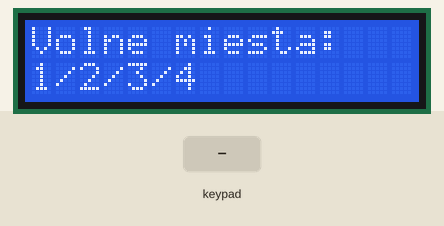
The program below on a simulated Arduino Mega 2560, built with avr-gcc and run on an emulated ATmega2560. Shown: 16×2 character LCD. The inputs (shaded band) are chosen by the test bench. Random numbers use the default seed unless the program sets one; EEPROM starts erased.

Above: at 1.3 s.
1.4 s: keypad keys 1 3 9 7 * pressed 0.4 s apart
At 2.8 s:
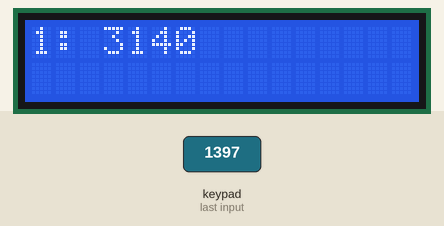
6.4 s: key '1' pressed
At 7.1 s:
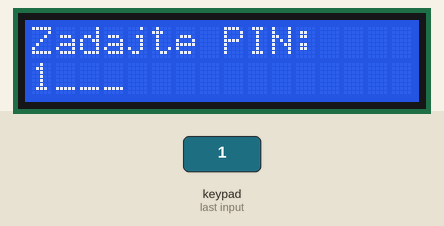
7.9 s: keypad keys C B A D # pressed 0.4 s apart
At 10.9 s:
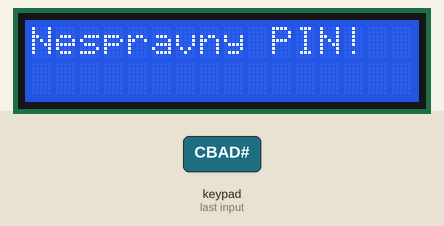
12.9 s: key '2' pressed
At 14.2 s:
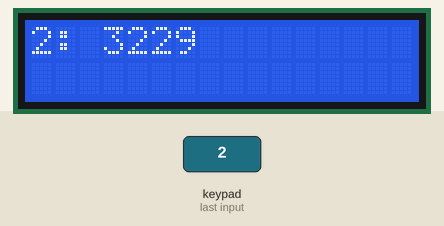
15.9 s: key '*' pressed
At 17.1 s:
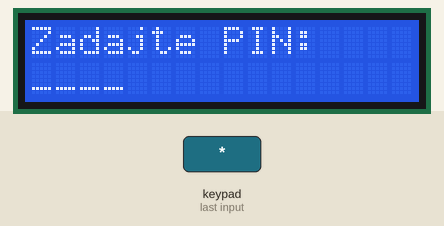
17.4 s: keypad keys C B A D pressed 0.4 s apart
At 19.7 s:
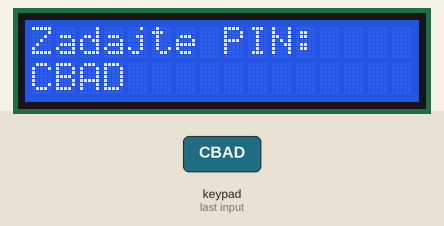
Timing chart, 0 to 21.2 s (numbered marks = the images above; inputs shaded):
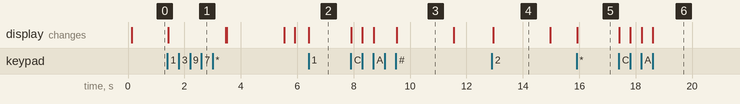

Measured:
- after the input at 1.4 s, the display: changes at once (image 1)
- after the input at 6.4 s, the display: changes at once (image 2)
- after the input at 7.9 s, the display: first changes at once (image 3 shows a later state)
- after the input at 12.9 s, the display: changes at once (image 4)
- after the input at 15.9 s, the display: changes at once (image 5)
- after the input at 17.4 s, the display: first changes at once (image 6 shows a later state)
- what the display in image 3 shows lasts 2.0 s, from 9.5 s to 11.5 s

The program:

main.cpp
```cpp
#include <Wire.h>
#include <LiquidCrystal_I2C.h>
#include <Keypad.h>
#include <EEPROM.h>

// LCD I2C (адреса 0x27, 16x2)
LiquidCrystal_I2C lcd(0x27, 16, 2);

// Клавіатура 4x4
const byte ROWS = 4;
const byte COLS = 4;

char hexaKeys[ROWS][COLS] = {
  {'1', '2', '3', 'A'},
  {'4', '5', '6', 'B'},
  {'7', '8', '9', 'C'},
  {'*', '0', '#', 'D'}
};

byte rowPins[ROWS] = {27, 29, 31, 33}; // підключення клавіш
byte colPins[COLS] = {16, 17, 23, 25};

Keypad keypad = Keypad(makeKeymap(hexaKeys), rowPins, colPins, ROWS, COLS);

bool placeTaken[4] = {false, false, false, false};
int placePins[4] = {0, 0, 0, 0};
bool waitingForPin = false;
int currentPlace = -1;
String enteredPin = "";

int wrongAttempts = 0;
bool isLocked = false;

#define EEPROM_MAGIC_ADDR 100
#define EEPROM_MAGIC_VALUE 42
#define EEPROM_LOCKED_ADDR 120  // адреса для збереження блокування

void saveToEEPROM() {
  for (int i = 0; i < 4; i++) EEPROM.write(i, placeTaken[i]);
  for (int i = 0; i < 4; i++) EEPROM.put(10 + i * 2, placePins[i]);
}

void loadFromEEPROM() {
  for (int i = 0; i < 4; i++) placeTaken[i] = EEPROM.read(i);
  for (int i = 0; i < 4; i++) EEPROM.get(10 + i * 2, placePins[i]);
}

void initEEPROM() {
  if (EEPROM.read(EEPROM_MAGIC_ADDR) != EEPROM_MAGIC_VALUE) {
    for (int i = 0; i < 4; i++) {
      placeTaken[i] = false;
      placePins[i] = 0;
      EEPROM.write(i, 0);
      EEPROM.put(10 + i * 2, 0);
    }
    EEPROM.write(EEPROM_MAGIC_ADDR, EEPROM_MAGIC_VALUE);
    EEPROM.write(EEPROM_LOCKED_ADDR, false); // зберігаємо isLocked = false при ініціалізації
  }
}

void setLockedState(bool locked) {
  isLocked = locked;
  EEPROM.write(EEPROM_LOCKED_ADDR, isLocked); // зберегти у EEPROM
}

bool isPinUsed(int pin);
void showFreePlaces();

void setup() {
  randomSeed(analogRead(A0));
  lcd.init();
  lcd.backlight();
  initEEPROM();
  loadFromEEPROM();
  isLocked = EEPROM.read(EEPROM_LOCKED_ADDR); // зчитати isLocked з EEPROM

  if (isLocked) {
    lcd.clear();
    lcd.setCursor(0, 0);
    lcd.print("PIN admina:");
    lcd.setCursor(0, 1);
    lcd.print("____");
  } else {
    showFreePlaces();
  }
}

void loop() {
  char key = keypad.getKey();

  // Якщо панель заблокована — тільки PIN admina
  if (isLocked) {
    if (key && enteredPin.length() < 4) {
      enteredPin += key;
      lcd.setCursor(0, 1);
      lcd.print(enteredPin);
      for (int i = enteredPin.length(); i < 4; i++) lcd.print("_");
    }

    if (key == '#') {
      if (enteredPin == "CBAD") {
        setLockedState(false);
        wrongAttempts = 0;
        lcd.clear();
        lcd.setCursor(0, 0);
        lcd.print("Rozblokovane!");
        delay(2000);
        enteredPin = "";
        showFreePlaces();
      } else {
        lcd.clear();
        lcd.setCursor(0, 0);
        lcd.print("Panel");
        lcd.setCursor(0, 1);
        lcd.print("zablokovany");
        delay(2000);
        lcd.clear();
        enteredPin = "";
        lcd.setCursor(0, 0);
        lcd.print("PIN admina:");
        lcd.setCursor(0, 1);
        lcd.print("____");
      }
    }

    if (key == '*') {
      enteredPin = "";
      lcd.setCursor(0, 1);
      lcd.print("____");
    }

    return;
  }

  if (!waitingForPin) {
    if (key == '*') {
      waitingForPin = true;
      currentPlace = -1;
      enteredPin = "";
      lcd.clear();
      lcd.setCursor(0, 0);
      lcd.print("Zadajte PIN:");
      lcd.setCursor(0, 1);
      lcd.print("____");
    } else if (key && (key >= '1' && key <= '4')) {
      int place = key - '1';
      if (!placeTaken[place]) {
        int pin;
        do {
          pin = random(1000, 9999);
        } while (isPinUsed(pin));
        placePins[place] = pin;
        placeTaken[place] = true;
        saveToEEPROM();
        currentPlace = place;
        waitingForPin = false;
        lcd.clear();
        lcd.setCursor(0, 0);
        lcd.print(String(place + 1) + ": " + String(pin));
        delay(2000);
        showFreePlaces();
      }
    }
  } else {
    if (key && enteredPin.length() < 4) {
      enteredPin += key;
      lcd.setCursor(0, 1);
      lcd.print(enteredPin);
      for (int i = enteredPin.length(); i < 4; i++) lcd.print("_");
    }

    if (key == '#') {
      if (enteredPin == "CBAD") {
        lcd.clear();
        lcd.setCursor(0, 0);
        for (int i = 0; i < 2; i++) {
          lcd.print(String(i + 1) + ":");
          if (placeTaken[i]) lcd.print(placePins[i]);
          else lcd.print("-");
          lcd.print(" ");
        }
        lcd.setCursor(0, 1);
        for (int i = 2; i < 4; i++) {
          lcd.print(String(i + 1) + ":");
          if (placeTaken[i]) lcd.print(placePins[i]);
          else lcd.print("-");
          lcd.print(" ");
        }
        delay(4000);
        enteredPin = "";
        waitingForPin = false;
        return;
      }

      bool found = false;
      for (int i = 0; i < 4; i++) {
        if (placeTaken[i] && placePins[i] == enteredPin.toInt()) {
          lcd.clear();
          lcd.setCursor(0, 0);
          lcd.print("Vydava sa auto " + String(i + 1));
          delay(2000);
          placeTaken[i] = false;
          placePins[i] = 0;
          saveToEEPROM();
          found = true;
          wrongAttempts = 0;
          break;
        }
      }

      if (!found && enteredPin.length() == 4) {
        wrongAttempts++;
        lcd.clear();
        lcd.setCursor(0, 0);
        lcd.print("Nespravny PIN!");
        delay(2000);
        if (wrongAttempts >= 3) {
          setLockedState(true);
          lcd.clear();
          lcd.setCursor(0, 0);
          lcd.print("Zablokovane!");
          delay(2000);
          lcd.clear();
          lcd.setCursor(0, 0);
          lcd.print("PIN admina:");
          lcd.setCursor(0, 1);
          lcd.print("____");
        }
      }

      enteredPin = "";
      waitingForPin = false;
      currentPlace = -1;
      if (!isLocked) showFreePlaces();
    }

    if (key == '*') {
      enteredPin = "";
      lcd.setCursor(0, 1);
      lcd.print("____");
    }
  }
}

bool isPinUsed(int pin) {
  for (int i = 0; i < 4; i++) {
    if (placePins[i] == pin) return true;
  }
  return false;
}

void showFreePlaces() {
  lcd.clear();
  lcd.setCursor(0, 0);
  lcd.print("Volne miesta:");
  lcd.setCursor(0, 1);
  for (int i = 0; i < 4; i++) {
    if (!placeTaken[i]) lcd.print(String(i + 1));
    else lcd.print("-");
    if (i < 3) lcd.print("/");
  }
}
```
